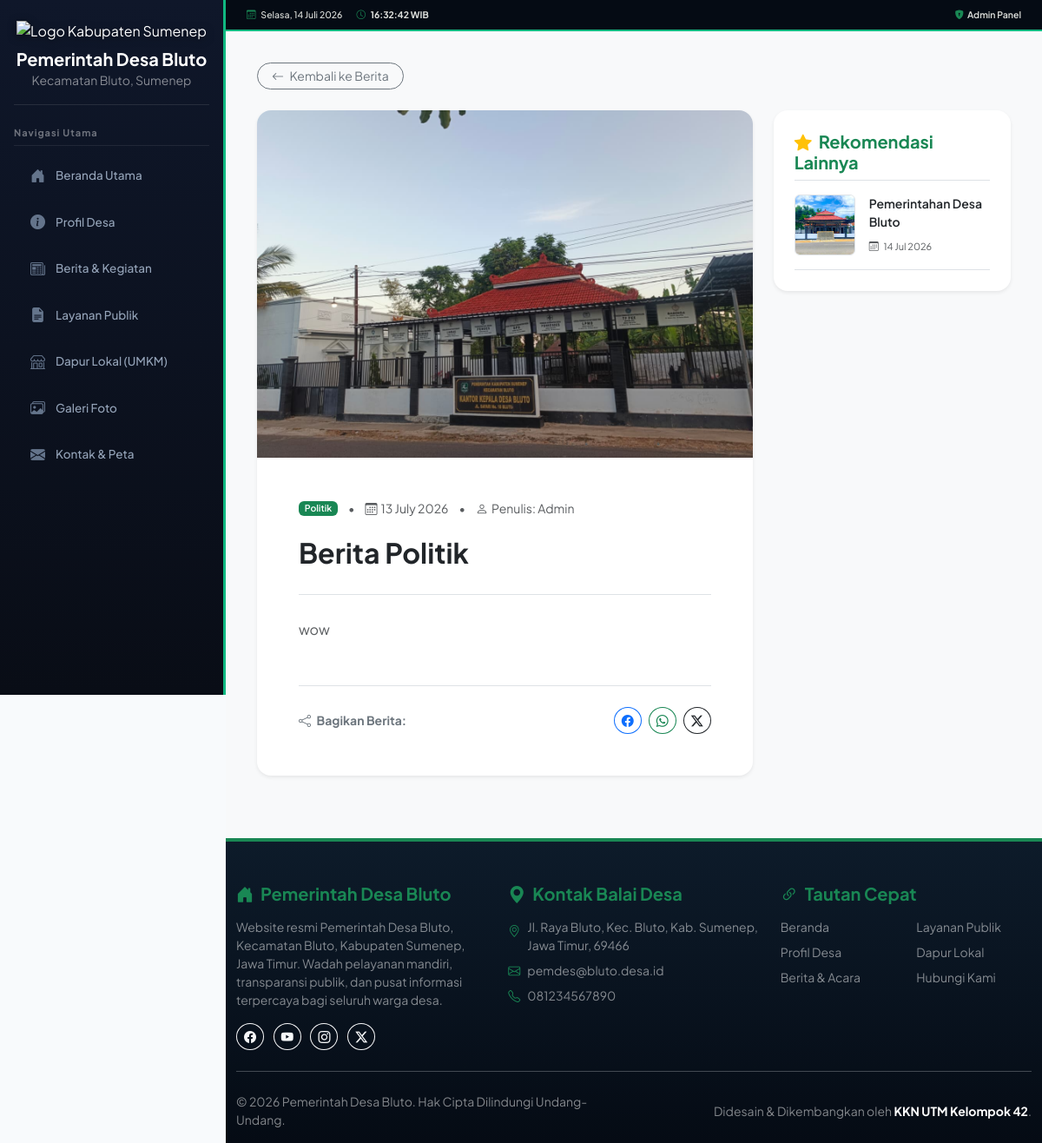
Screenshot of /index.php?page=detail_berita&slug=berita-politik with the database file from the repository.
### tables this page shows
CREATE TABLE berita (
    id_berita INTEGER PRIMARY KEY AUTOINCREMENT, 
    id_kategori INTEGER, 
    judul TEXT, 
    slug TEXT, 
    isi TEXT, 
    gambar_cover TEXT, 
    tanggal_publikasi DATETIME DEFAULT CURRENT_TIMESTAMP, 
    id_admin INTEGER
);

CREATE TABLE kategori_berita (
    id_kategori INTEGER PRIMARY KEY AUTOINCREMENT, 
    nama_kategori TEXT
);

### pages/detail_berita.php (the view, shortened to what this page needs)
<?php
$slug = isset($_GET['slug']) ? trim($_GET['slug']) : '';
try {
    $query = "SELECT berita.*, kategori_berita.nama_kategori
              FROM berita
              JOIN kategori_berita ON berita.id_kategori = kategori_berita.id_kategori
              WHERE berita.slug = :slug";
    $stmt = $koneksi->prepare($query);
    $stmt->execute([':slug' => $slug]);
    $berita = $stmt->fetch(PDO::FETCH_ASSOC);
} catch(PDOException $e) {
    $berita = null;
}
try {
    $queryRec = "SELECT * FROM berita WHERE slug != :slug ORDER BY tanggal_publikasi DESC LIMIT 3";
    $stmtRec = $koneksi->prepare($queryRec);
    $stmtRec->execute([':slug' => $slug]);
    $rekomendasi = $stmtRec->fetchAll(PDO::FETCH_ASSOC);
} catch(PDOException $e) {
    $rekomendasi = [];
}
?>
<div class="container mt-2 mb-5">
    <?php if ($berita): ?>
        <div class="mb-4">
            <a href="index.php?page=berita" class="btn btn-outline-secondary btn-sm rounded-pill px-3">
                <i class="bi bi-arrow-left me-1"></i> Kembali ke Berita
            </a>
        </div>
        <div class="row g-4">
            <div class="col-lg-8">
                <article class="card border-0 shadow-sm rounded-4 overflow-hidden">
                    <?php
                        $gambar = !empty($berita['gambar_cover']) ? 'assets/img/'.$berita['gambar_cover'] : 'https://images.unsplash.com/photo-1517048676732-d65bc937f952?auto=format&fit=crop&q=80';
                    ?>
                    <img src="<?= $gambar ?>" class="w-100 object-fit-cover" alt="<?= htmlspecialchars($berita['judul']) ?>" style="max-height: 400px;">
                    <div class="card-body p-4 p-md-5">
                        <div class="d-flex align-items-center mb-3 flex-wrap gap-2 text-muted small">
                            <span class="badge bg-success px-2.5 py-1.5 fw-semibold text-white"><?= htmlspecialchars($berita['nama_kategori']) ?></span>
                            <span class="mx-1">&bull;</span>
                            <span><i class="bi bi-calendar3 me-1"></i><?= date('d F Y', strtotime($berita['tanggal_publikasi'])) ?></span>
                            <span class="mx-1">&bull;</span>
                            <span><i class="bi bi-person me-1"></i>Penulis: Admin</span>
                        </div>
                        <h2 class="fw-bold text-dark lh-base mb-4"><?= htmlspecialchars($berita['judul']) ?></h2>
                        <div class="text-muted lh-lg fs-6 border-top pt-4">
                            <?= nl2br(htmlspecialchars($berita['isi'])) ?>
                        </div>
                        <div class="border-top mt-5 pt-4 d-flex align-items-center justify-content-between flex-wrap gap-2">
                            <span class="fw-bold text-secondary small"><i class="bi bi-share me-1"></i> Bagikan Berita:</span>
                            <div class="d-flex gap-2">
                                <a href="https://www.facebook.com/sharer/sharer.php?u=<?= urlencode("http://$_SERVER[HTTP_HOST]$_SERVER[REQUEST_URI]") ?>" target="_blank" class="btn btn-sm btn-outline-primary rounded-circle"><i class="bi bi-facebook"></i></a>
                                <a href="https://api.whatsapp.com/send?text=<?= urlencode($berita['judul'] . " - http://$_SERVER[HTTP_HOST]$_SERVER[REQUEST_URI]") ?>" target="_blank" class="btn btn-sm btn-outline-success rounded-circle"><i class="bi bi-whatsapp"></i></a>
                                <a href="https://twitter.com/intent/tweet?text=<?= urlencode($berita['judul']) ?>&url=<?= urlencode("http://$_SERVER[HTTP_HOST]$_SERVER[REQUEST_URI]") ?>" target="_blank" class="btn btn-sm btn-outline-dark rounded-circle"><i class="bi bi-twitter-x"></i></a>
                            </div>
                        </div>
                    </div>
                </article>
            </div>
            <div class="col-lg-4">
                <div class="card border-0 shadow-sm rounded-4">
                    <div class="card-body p-4">
                        <h5 class="fw-bold text-success border-bottom pb-2 mb-3">
                            <i class="bi bi-star-fill me-2 text-warning"></i>Rekomendasi Lainnya
                        </h5>
                        <?php if (count($rekomendasi) > 0): ?>
                            <div class="d-flex flex-column gap-3">
                                <?php foreach ($rekomendasi as $rec): ?>
                                    <div class="d-flex align-items-start border-bottom pb-3">
                                        <?php
                                            $gambar_rec = !empty($rec['gambar_cover']) ? 'assets/img/'.$rec['gambar_cover'] : 'https://images.unsplash.com/photo-1517048676732-d65bc937f952?auto=format&fit=crop&q=20&w=150';
                                        ?>
                                        <img src="<?= $gambar_rec ?>" class="rounded object-fit-cover me-3 border" style="width: 70px; height: 70px;" alt="<?= htmlspecialchars($rec['judul']) ?>">
                                        <div>
                                            <a href="index.php?page=detail_berita&slug=<?= $rec['slug'] ?>" class="text-decoration-none text-dark fw-semibold small hover-link d-block lh-base mb-1" style="min-height: 38px;">
                                                <?= htmlspecialchars($rec['judul']) ?>
                                            </a>
                                            <small class="text-muted" style="font-size: 11px;">
                                                <i class="bi bi-calendar3 me-1"></i>
                                                <?= date('d M Y', strtotime($rec['tanggal_publikasi'])) ?>
                                            </small>
                                        </div>
                                    </div>
                                <?php endforeach; ?>
                            </div>
                        <?php else: ?>
                            <p class="text-muted small mb-0">Belum ada berita rekomendasi lainnya.</p>
                        <?php endif; ?>
                    </div>
                </div>
            </div>
        </div>
    <?php endif; ?>
</div>

### templates/header.php (style rules this page uses)
:root { --navy-dark: #0f172a; --navy-medium: #1e293b; --navy-light: #475569; --emerald-primary: #10b981; --emerald-hover: #059669; --accent-yellow: #f59e0b; --bg-light-gray: #f8fafc; }
body { font-family: 'Plus Jakarta Sans', sans-serif; background-color: var(--bg-light-gray); color: #2b2d42; overflow-x: hidden; }

### rows the page displays
berita: gambar_cover (picture), id_kategori.nama_kategori "Politik", tanggal_publikasi "13 July 2026", judul "Berita Politik", isi "wow"
berita: gambar_cover (picture), judul "Pemerintahan Desa Bluto", tanggal_publikasi "14 Jul 2026"

### other values shown
$settings['kontak']['alamat'] "Jl. Raya Bluto, Kec. Bluto, Kab. Sumenep, Jawa Timur, 69466"
$settings['kontak']['email'] "pemdes@bluto.desa.id"
$settings['kontak']['telepon'] "081234567890"
